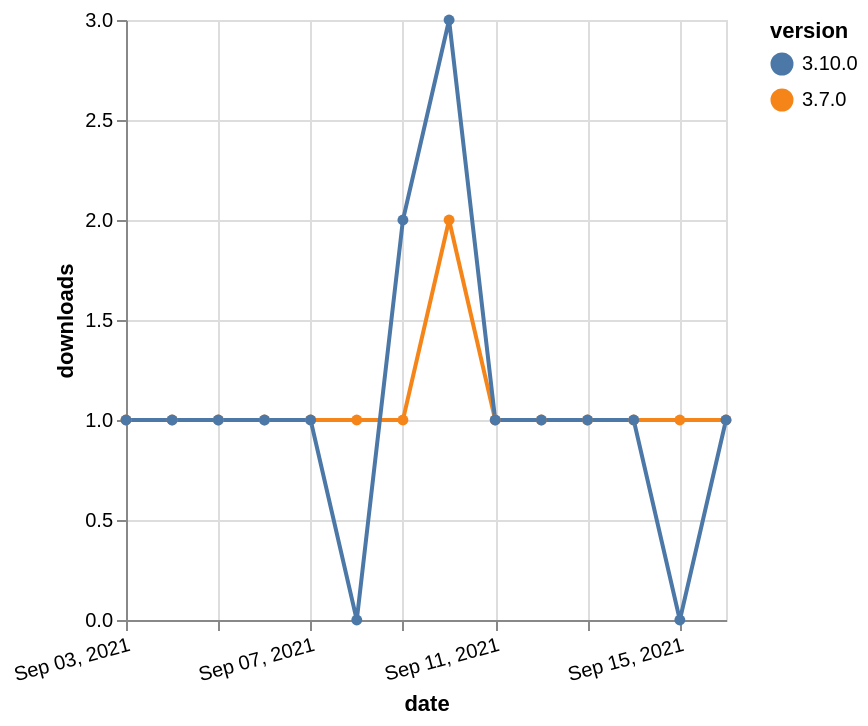

The Vega-Lite source for this figure:
### Vega-Lite specification from a JSON file in a GitHub repository (floating-point values rounded to 4 significant figures)
{"$schema": "https://vega.github.io/schema/vega-lite/v5.json", "description": "A simple bar chart with embedded data.", "data": {"values": [{"date": "2021-09-03", "total": 297, "delta": 1, "version": "3.7.0"}, {"date": "2021-09-04", "total": 298, "delta": 1, "version": "3.7.0"}, {"date": "2021-09-05", "total": 299, "delta": 1, "version": "3.7.0"}, {"date": "2021-09-06", "total": 300, "delta": 1, "version": "3.7.0"}, {"date": "2021-09-07", "total": 301, "delta": 1, "version": "3.7.0"}, {"date": "2021-09-08", "total": 302, "delta": 1, "version": "3.7.0"}, {"date": "2021-09-09", "total": 303, "delta": 1, "version": "3.7.0"}, {"date": "2021-09-10", "total": 305, "delta": 2, "version": "3.7.0"}, {"date": "2021-09-11", "total": 306, "delta": 1, "version": "3.7.0"}, {"date": "2021-09-12", "total": 307, "delta": 1, "version": "3.7.0"}, {"date": "2021-09-13", "total": 308, "delta": 1, "version": "3.7.0"}, {"date": "2021-09-14", "total": 309, "delta": 1, "version": "3.7.0"}, {"date": "2021-09-15", "total": 310, "delta": 1, "version": "3.7.0"}, {"date": "2021-09-16", "total": 311, "delta": 1, "version": "3.7.0"}, {"date": "2021-09-03", "total": 220, "delta": 1, "version": "3.10.0"}, {"date": "2021-09-04", "total": 221, "delta": 1, "version": "3.10.0"}, {"date": "2021-09-05", "total": 222, "delta": 1, "version": "3.10.0"}, {"date": "2021-09-06", "total": 223, "delta": 1, "version": "3.10.0"}, {"date": "2021-09-07", "total": 224, "delta": 1, "version": "3.10.0"}, {"date": "2021-09-08", "total": 224, "delta": 0, "version": "3.10.0"}, {"date": "2021-09-09", "total": 226, "delta": 2, "version": "3.10.0"}, {"date": "2021-09-10", "total": 229, "delta": 3, "version": "3.10.0"}, {"date": "2021-09-11", "total": 230, "delta": 1, "version": "3.10.0"}, {"date": "2021-09-12", "total": 231, "delta": 1, "version": "3.10.0"}, {"date": "2021-09-13", "total": 232, "delta": 1, "version": "3.10.0"}, {"date": "2021-09-14", "total": 233, "delta": 1, "version": "3.10.0"}, {"date": "2021-09-15", "total": 233, "delta": 0, "version": "3.10.0"}, {"date": "2021-09-16", "total": 234, "delta": 1, "version": "3.10.0"}]}, "width": "container", "mark": {"type": "line", "point": {"filled": true}}, "encoding": {"x": {"field": "date", "type": "temporal", "timeUnit": "yearmonthdate", "title": "date", "axis": {"labelAngle": -15}}, "y": {"field": "delta", "type": "quantitative", "title": "downloads"}, "color": {"field": "version", "type": "nominal"}, "tooltip": {"field": "delta"}}}
